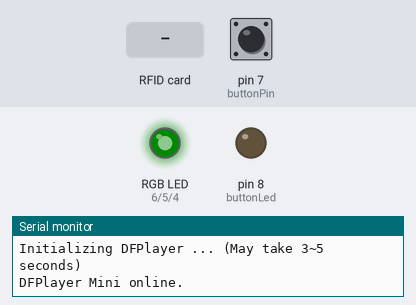
A sketch run on a simulated Arduino Uno, built with avr-gcc and run on an emulated ATmega328P. On the bench: an RGB LED mixed from three pins (HIGH = lit), output pins drawn as LEDs (lit = HIGH), the last lines printed to the serial monitor. The test bench sets the inputs (shaded band); at power-on: pin 7 (buttonPin) LOW. Dim RGB values are drawn brighter than linear; the audio player accepts every command and is not drawn; pins used as bus, display or sensor lines are not drawn.

Above: at 1.8 s.
1.9 s: pin 7 (buttonPin) pulled HIGH for 0.15 s
At 2.5 s:
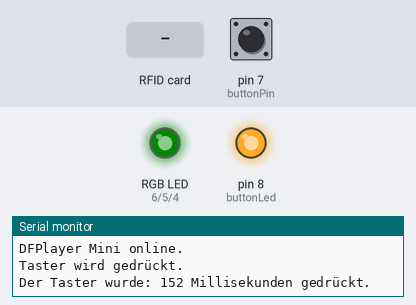
3.5 s: RFID card 19 21 60 12 02 12 held to the reader
At 4.1 s:
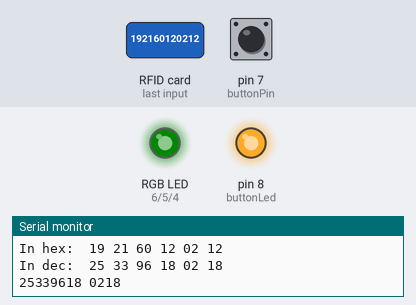
5.0 s: RFID card 5E 7A 19 C4 held to the reader
At 6.2 s:
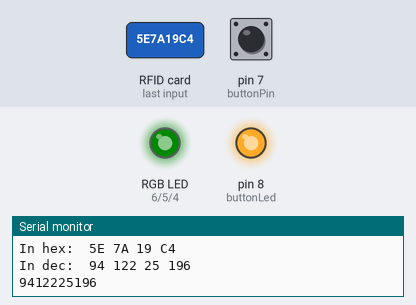
6.5 s: pin 7 (buttonPin) pulled HIGH for 1 s
At 8.7 s:
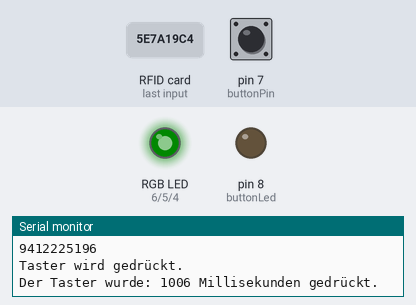
9.0 s: RFID card 5E 7A 19 C4 held to the reader
At 9.7 s:
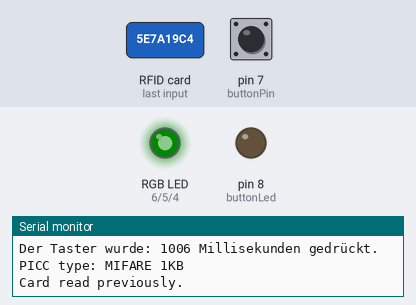
10.5 s: pin 7 (buttonPin) pulled HIGH for 3.2 s
At 14.4 s:
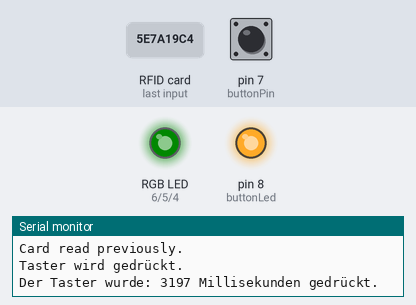
Timing chart, 0 to 15.9 s (numbered marks = the images above; inputs shaded):
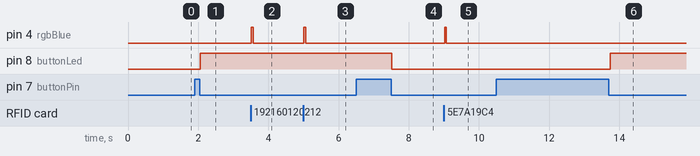

Measured:
- after the input at 1.9 s, pin 8 (buttonLed): LOW → HIGH after 0.15 s
- after the input at 3.5 s, pin 4 (rgbBlue): LOW → HIGH at once, → LOW 0.05 s later
- after the input at 5.0 s, pin 4 (rgbBlue): LOW → HIGH at once, → LOW 0.05 s later
- after the input at 6.5 s, pin 8 (buttonLed): HIGH → LOW after 1.0 s
- after the input at 9.0 s, pin 4 (rgbBlue): LOW → HIGH at once, → LOW 0.05 s later
- after the input at 10.5 s, pin 8 (buttonLed): LOW → HIGH after 3.2 s

The sketch:

RadioTest.ino
```cpp
// (licence header left out)
#include <SPI.h>
#include <MFRC522.h>
#include "Arduino.h"
#include "SoftwareSerial.h"
#include "DFRobotDFPlayerMini.h"

SoftwareSerial mySoftwareSerial(2, 3); // RX, TX
DFRobotDFPlayerMini myDFPlayer;

#define rgbRed    6
#define rgbGreen  5
#define rgbBlue   4
#define buttonPin 7
#define buttonLed 8
#define SS_PIN    10
#define RST_PIN   9
#define battery   A0
#define _DEBUG

bool button;
bool buttonWasPressed;
bool paused;

unsigned long currentTime;
unsigned long buttonStartTime;
unsigned long buttonEndTime;
unsigned long batteryTime;

String uid;

MFRC522 rfid(SS_PIN, RST_PIN); // Instance of the class

MFRC522::MIFARE_Key key;

// Init array that will store new NUID
byte nuidPICC[4];

void setup()
{
  mySoftwareSerial.begin(9600);
  Serial.begin(115200);
  pinMode(buttonLed, OUTPUT);
  pinMode(rgbGreen, OUTPUT);
  pinMode(rgbBlue, OUTPUT);
  pinMode(rgbRed, OUTPUT);
  pinMode(buttonPin, INPUT);
  pinMode(battery, INPUT);

  analogWrite(rgbGreen, 10);

  SPI.begin(); // Init SPI bus
  rfid.PCD_Init(); // Init MFRC522

  for (byte i = 0; i < 6; i++) {
    key.keyByte[i] = 0xFF;
  }

  Serial.println(F("This code scan the MIFARE Classsic NUID."));
  Serial.print(F("Using the following key:"));
  printHex(key.keyByte, MFRC522::MF_KEY_SIZE);

  Serial.println();
  Serial.println(F("DFRobot DFPlayer Mini Demo"));
  Serial.println(F("Initializing DFPlayer ... (May take 3~5 seconds)"));

  if (!myDFPlayer.begin(mySoftwareSerial)) {  //Use softwareSerial to communicate with mp3.
    Serial.println(F("Unable to begin:"));
    Serial.println(F("1.Please recheck the connection!"));
    Serial.println(F("2.Please insert the SD card!"));
    while(true);
  }
  Serial.println(F("DFPlayer Mini online."));

  myDFPlayer.setTimeOut(500);
  myDFPlayer.outputDevice(DFPLAYER_DEVICE_SD);
  myDFPlayer.volume(15);  //Set volume value (0~30)
  delay(100);
  paused = true;
}

int getBatteryVoltage() {
  int batteryVoltage = 0;
  for (int n = 0; n < 20; ++n) {
    batteryVoltage += analogRead(battery);
  }
  return batteryVoltage / 20;
}

void setBatteryLed() {
  int batteryConstrained = constrain(getBatteryVoltage(), 80, 800);
  int intensity = map(batteryConstrained, 80, 800, 0, 25);
  analogWrite(rgbGreen, intensity);
  analogWrite(rgbRed, 25 - intensity);
}

float getVoltageFromAnalog(int analogValue) {
  return analogValue * 0.00488759;
}

void loop()
{
  button = digitalRead(buttonPin);
  int lastRead = millis();

  if (myDFPlayer.available()) {
    Serial.println(".");
  }

  if (button and not buttonWasPressed){
    buttonWasPressed = true;
    buttonStartTime = millis();
    Serial.println("Taster wird gedrückt.");

  } else if (not button and buttonWasPressed){
    if (paused){
      myDFPlayer.start();
      paused = false;
    } else {
      myDFPlayer.pause();  //pause the mp3
      paused = true;
    }
    buttonWasPressed = false;
    buttonEndTime = millis();
    int timePressed = buttonEndTime - buttonStartTime;
    Serial.print("Der Taster wurde: ");
    Serial.print(timePressed);
    Serial.println(" Millisekunden gedrückt.");
    if (timePressed > 3000){
      myDFPlayer.next();
      paused = false;
    }
  }

  if (paused){
    digitalWrite(buttonLed, LOW);
  } else {
    digitalWrite(buttonLed, HIGH);
  }

  if (uid == "14424591212"){
    myDFPlayer.play(1);
    paused = false;
    uid = "";
  }
  if (uid == "192160120212"){
    myDFPlayer.play(2);
    Serial.println(myDFPlayer.readCurrentFileNumber(DFPLAYER_DEVICE_SD));
    paused = false;
    uid = "";
  }
  if (uid == "22416692212"){
    myDFPlayer.play(3);
    paused = false;
    uid = "";
  }
  if (uid == "96181228164"){
    myDFPlayer.pause();  //pause the mp3
    paused = true;
    uid = "";
  }
  if (uid == "19223171212"){
    myDFPlayer.start();
    paused = false;
    uid = "";
  }

  // Look for new cards
  if (rfid.PICC_IsNewCardPresent() && rfid.PICC_ReadCardSerial()){
    digitalWrite(rgbBlue, HIGH);
    delay(50);
    digitalWrite(rgbBlue, LOW);
    readUID();
  }

  if (myDFPlayer.available()) {
    printDetail(myDFPlayer.readType(), myDFPlayer.read()); //Print the detail message from DFPlayer to handle different errors and states.
  }

}


void readUID(){
  Serial.print(F("PICC type: "));
  MFRC522::PICC_Type piccType = rfid.PICC_GetType(rfid.uid.sak);
  Serial.println(rfid.PICC_GetTypeName(piccType));

  // Check is the PICC of Classic MIFARE type
  if (piccType != MFRC522::PICC_TYPE_MIFARE_MINI &&
    piccType != MFRC522::PICC_TYPE_MIFARE_1K &&
    piccType != MFRC522::PICC_TYPE_MIFARE_4K) {
    Serial.println(F("Your tag is not of type MIFARE Classic."));
    return;
  }

  if (rfid.uid.uidByte[0] != nuidPICC[0] ||
    rfid.uid.uidByte[1] != nuidPICC[1] ||
    rfid.uid.uidByte[2] != nuidPICC[2] ||
    rfid.uid.uidByte[3] != nuidPICC[3] ) {
    Serial.println(F("A new card has been detected."));

    // Store NUID into nuidPICC array
    for (byte i = 0; i < 4; i++) {
      nuidPICC[i] = rfid.uid.uidByte[i];
    }

    Serial.println(F("The NUID tag is:"));
    Serial.print(F("In hex: "));
    printHex(rfid.uid.uidByte, rfid.uid.size);
    Serial.println();
    Serial.print(F("In dec: "));
    printDec(rfid.uid.uidByte, rfid.uid.size);
    Serial.println();
  }
  else Serial.println(F("Card read previously."));

  // Halt PICC
  rfid.PICC_HaltA();

  // Stop encryption on PCD
  rfid.PCD_StopCrypto1();
}

/**
 * Helper routine to dump a byte array as hex values to Serial.
 */
void printHex(byte *buffer, byte bufferSize) {
  for (byte i = 0; i < bufferSize; i++) {
    Serial.print(buffer[i] < 0x10 ? " 0" : " ");
    Serial.print(buffer[i], HEX);
  }
}

/**
 * Helper routine to dump a byte array as dec values to Serial.
 */
void printDec(byte *buffer, byte bufferSize) {
  uid = "";
  for (byte i = 0; i < bufferSize; i++) {
    Serial.print(buffer[i] < 0x10 ? " 0" : " ");
    Serial.print(buffer[i], DEC);
    uid += (buffer[i] < 0x10 ? " 0" : "");
    uid += (buffer[i]);
  }
  Serial.println("");
  Serial.println(uid);
}

void printDetail(uint8_t type, int value){
  switch (type) {
    case TimeOut:
      Serial.println(F("Time Out!"));
      break;
    case WrongStack:
      Serial.println(F("Stack Wrong!"));
      break;
    case DFPlayerCardInserted:
      Serial.println(F("Card Inserted!"));
      break;
    case DFPlayerCardRemoved:
      Serial.println(F("Card Removed!"));
      break;
    case DFPlayerCardOnline:
      Serial.println(F("Card Online!"));
      break;
    case DFPlayerPlayFinished:
      Serial.print(F("Number:"));
      Serial.print(value);
      Serial.println(F(" Play Finished!"));
      break;
    case DFPlayerError:
      Serial.print(F("DFPlayerError:"));
      switch (value) {
        case Busy:
          Serial.println(F("Card not found"));
          break;
        case Sleeping:
          Serial.println(F("Sleeping"));
          break;
        case SerialWrongStack:
          Serial.println(F("Get Wrong Stack"));
          break;
        case CheckSumNotMatch:
          Serial.println(F("Check Sum Not Match"));
          break;
        case FileIndexOut:
          Serial.println(F("File Index Out of Bound"));
          break;
        case FileMismatch:
          Serial.println(F("Cannot Find File"));
          break;
        case Advertise:
          Serial.println(F("In Advertise"));
          break;
        default:
          break;
      }
      break;
    default:
      break;
  }
}
```
